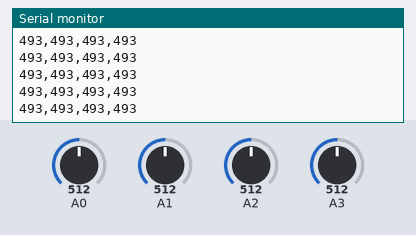
Bench run of a sketch on a simulated Arduino Uno, built with avr-gcc and run on an emulated ATmega328P. On the bench: the last lines printed to the serial monitor. Inputs (shaded band) come from the test bench; at power-on: A0 = 512, A1 = 512, A2 = 512, A3 = 512.

Above: at 1.2 s.
1.3 s: A0 set to 716
At 1.38 s:
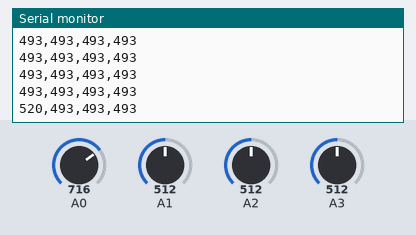
2.8 s: A1 set to 716
At 2.86 s:
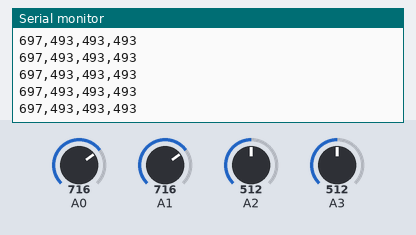
4.3 s: A2 set to 716
At 4.34 s:
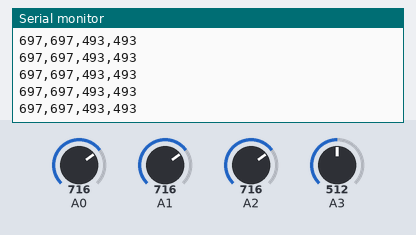
5.8 s: A3 set to 716
At 5.82 s:
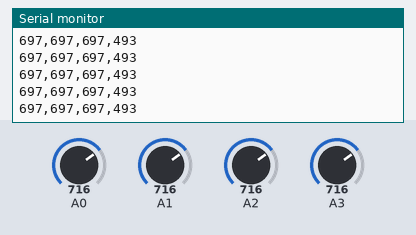
7.3 s: A0 set to 910
At 7.3 s:
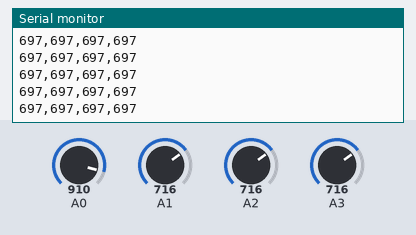
8.8 s: A1 set to 910
At 8.86 s:
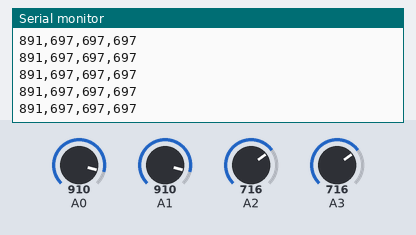
Timing chart, 0 to 11.3 s (numbered marks = the images above; inputs shaded):
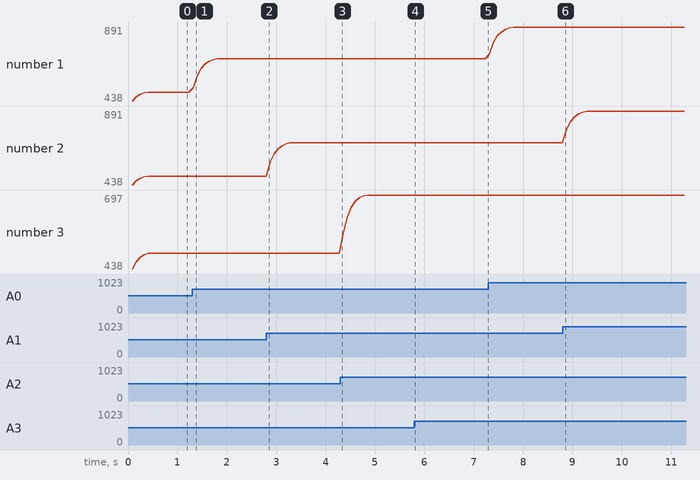

Measured:
- after the input at 1.3 s, the serial monitor: prints a new line at once (image 1)
- plotted number 1: 493 → 697 after the input at 1.3 s, 697 → 891 after the input at 7.3 s

The sketch:

EMG_homebrew_test.ino
```cpp
#include <SoftwareSerial.h>

int outMode = 1;//0: Verbose
                //1: DataPlot Filtered Amplitudes
                //2: DataPlot Envelope
                //3: 4 input pose prediction
                //4: 4 input autocalibration

int sensorValue1 = 0;
int sensorValue2 = 0;
int sensorValue3 = 0;
int sensorValue4 = 0;
int filter1[25];
int filter2[25];
int filter3[25];
int filter4[25];
int clean1 = 0;
int clean2 = 0;
int clean3 = 0;
int clean4 = 0;
float clean_max1 = 0;
float clean_min1 = 1024;
float clean_max2 = 0;
float clean_min2 = 1024;
float clean_max3 = 0;
float clean_min3 = 1024;
float clean_max4 = 0;
float clean_min4 = 1024;

float gestureVals[4][8];
bool calibrated = false;

bool state;
int emg_thresh = 60;

int counter = 0;
int counter2 = 0;

void setup() {
  // declare the ledPin as an OUTPUT:

  Serial.begin(115200);

  //Populate
  filter1[0] = analogRead(A0);
  filter1[1] = analogRead(A0);
  filter1[2] = analogRead(A0);
  filter1[3] = analogRead(A0);
  filter1[4] = analogRead(A0);
  filter1[5] = analogRead(A0);
  filter1[6] = analogRead(A0);
  filter1[7] = analogRead(A0);
  filter1[8] = analogRead(A0);
  filter1[9] = analogRead(A0);

  filter2[0] = analogRead(A1);
  filter2[1] = analogRead(A1);
  filter2[2] = analogRead(A1);
  filter2[3] = analogRead(A1);
  filter2[4] = analogRead(A1);
  filter2[5] = analogRead(A1);
  filter2[6] = analogRead(A1);
  filter2[7] = analogRead(A1);
  filter2[8] = analogRead(A1);
  filter2[9] = analogRead(A1);

  filter3[0] = analogRead(A2);
  filter3[1] = analogRead(A2);
  filter3[2] = analogRead(A2);
  filter3[3] = analogRead(A2);
  filter3[4] = analogRead(A2);
  filter3[5] = analogRead(A2);
  filter3[6] = analogRead(A2);
  filter3[7] = analogRead(A2);
  filter3[8] = analogRead(A2);
  filter3[9] = analogRead(A2);

  filter4[0] = analogRead(A3);
  filter4[1] = analogRead(A3);
  filter4[2] = analogRead(A3);
  filter4[3] = analogRead(A3);
  filter4[4] = analogRead(A3);
  filter4[5] = analogRead(A3);
  filter4[6] = analogRead(A3);
  filter4[7] = analogRead(A3);
  filter4[8] = analogRead(A3);
  filter4[9] = analogRead(A3);


}

void loop() {


  // read the value from the sensor:
  sensorValue1 = analogRead(A0);
  sensorValue2 = analogRead(A1);
  sensorValue3 = analogRead(A2);
  sensorValue4 = analogRead(A3);

  clean1 = filterAverage(sensorValue1, filter1, 20);
  clean2 = filterAverage(sensorValue2, filter2, 20);
  clean3 = filterAverage(sensorValue3, filter3, 20);
  clean4 = filterAverage(sensorValue4, filter4, 20);

  adaptiveMaxMin(clean1, clean_max1, clean_min1);
  adaptiveMaxMin(clean2, clean_max2, clean_min2);
  adaptiveMaxMin(clean3, clean_max3, clean_min3);
  adaptiveMaxMin(clean4, clean_max4, clean_min4);

  if (clean1 >= emg_thresh){state = 1;}
  if (clean1 < emg_thresh) {state = 0;}

  counter += 1;
  counter2 += 1;

  if (counter2 >= 100)
  {
	resetMaxMin(clean1, clean_max1, clean_min1);
    resetMaxMin(clean2, clean_max2, clean_min2);
    resetMaxMin(clean3, clean_max3, clean_min3);
    resetMaxMin(clean4, clean_max4, clean_min4);
  }

  if (counter >= 100)
  {
      counter = 0;

      if (outMode == 0)
      {
          Serial.print("[");
          Serial.print(String(clean1));
          Serial.print("]---[");
          Serial.print("Max: ");
          Serial.print(String(clean_max1));
          Serial.print(". Min: ");
          Serial.print(String(clean_min1));
          Serial.print(". Range: ");
          Serial.print(String(clean_max1 - clean_min1));
          Serial.print(". Raw: ");
          Serial.print(String(sensorValue1));

          if (state == 1)
          {
              Serial.print(". Closed. ");
              //myservo.write(135);
          }
          if (state == 0)
          {
              Serial.print(". Open.   ");
              //myservo.write(45);
          }

          Serial.print("Error: ");
          Serial.print(String(sensorValue1 - clean1));
          Serial.print("]\n");
      }

      if (outMode == 1)
      {
          Serial.print(String(clean1));Serial.print(",");
          Serial.print(String(clean2));Serial.print(",");
          Serial.print(String(clean3));Serial.print(",");
          Serial.print(String(clean4));Serial.print("\n");
      }

      if (outMode == 2)
      {
          Serial.print(String(clean_max1));Serial.print(",");
		  Serial.print(String(clean_min1));Serial.print(",");
          Serial.print(String(clean_max2));Serial.print(",");
		  Serial.print(String(clean_min2));Serial.print(",");
		  Serial.print(String(clean_max3));Serial.print(",");
		  Serial.print(String(clean_min3));Serial.print(",");
		  Serial.print(String(clean_max4));Serial.print(",");
		  Serial.print(String(clean_min4));Serial.print("\n");
      }

      if (outMode == 3)
      {
          if (clean_max1 <= 125 && clean_min1 >= 60 && clean_max2 <= 125 && clean_min2 >= 60 && clean_max3 <= 100 && clean_min3 >= 40 && clean_max4 <= 300 && clean_min4 >= 175)
          {
              Serial.println("Index");
          }
          if (clean_max1 <= 325 && clean_min1 >= 190 && clean_max2 <= 350  && clean_min2 >= 210 && clean_max3 <= 400 && clean_min3 >= 250 && clean_max4 <= 600 && clean_min4 >= 250)
          {
              Serial.println("Middle");
          }
          if (clean_max1 <= 230 && clean_min1 >= 130  && clean_max2 <= 250 && clean_min2 >= 110 && clean_max3 <= 100 && clean_min3 >= 25 && clean_max4 <= 250 && clean_min4 >= 160)
          {
              Serial.println("Middle, index and thumb(pinching)");
          }
          if (clean_max1 <= 900 && clean_min1 >= 500 && clean_max2 <= 300 && clean_min2 >= 100 && clean_max3 <= 200 && clean_min3 >= 0 && clean_max4 <= 700 && clean_min4 >= 300)
          {
              Serial.println("Ring");
          }

          /*if (clean_max1 <= 100 && clean_min1 >= 50 && clean_max2 <= 80 && clean_min2 >= 60 && clean_max3 <= 45 && clean_min3 >= 10 && clean_max4 <= 250 && clean_min4 >= 125)
          {
              Serial.println("thumb and index");
          }
          if (clean_max1 <= 125 && clean_min1 >= 60 && clean_max2 <= 105 && clean_min2 >= 60 && clean_max3 <= 80 && clean_min3 >= 40 && clean_max4 <= 425 && clean_min4 >= 300)
          {
              Serial.println("thumb, middle, and index");
          }

          if (clean_max1 <= 500 && clean_min1 >= 300 && clean_max2 <= 200 && clean_min2 >= 100 && clean_max3 <= 100 && clean_min3 >= 30 && clean_max4 <= 300 && clean_min4 >= 150)
          {
              Serial.println("whole hand closed");
          }
          */
          if (clean_max1 <= 150 && clean_max2 <= 150 && clean_max3 <= 150 && clean_max4 <= 150 )
          {
              Serial.println("open");
          }
         //Serial.println("Max1="+String(clean_max1)+"Min1="+String(clean_min1)+"Max2="+String(clean_max2)+"Min2="+String(clean_min2)+"Max3="+String(clean_max3)+"Min3="+String(clean_min3)+"Max4="+String(clean_max4)+"Min4="+String(clean_min4));
      }

      if (outMode == 3)
      {
          if (calibrated == false)
          {

          }
          if (calibrated == true)
          {
          }
      }
   }
}


/* int filterAverage(int raw, int data[], int len)
|
| Description: Returns filtered value based on averaging against previous values.
|
| raw:    The value to be filtered.
| data[]: Array to server as a buffer for previous values.
| len:    Number of elements to include in average. MUST be smaller or equal to the size of data[]!
*/
int filterAverage(int raw, int data[], int len)
{
    int i = 0;
    int sum = 0;

    while (i < len)
    {
        data[len-(i+1)] = data[len-(i+2)];
        i++;
    }

    data[0] = raw;

    i = 0;
    while (i < len)
    {
        sum += data[i];
        i++;
    }

    data[0] = sum/len;

    return data[0];
}

int filterWeighted(int raw, int data[], int len)
{
	double sum=0;
	double weight[len];//Figure out how to replace this!!!
	double weightSum=0;
        int foo = 0;


	// Move everything to the end. This may be backwards. Need to recheck soon.
	for(int i=0; i < len; i++)
        {
		data[len-(i+1)] = data[len-i+2];
        }

	data[0] = raw;


	//Fill the weights
	for(int i=len; i > 0; i--,foo++)
	{
		weight[i] = 1/len-foo;
	}

	// Sum everything
	for(int i=0; i < 0; i++)
	{
		sum       += weight[i] * (double)data[i];
		weightSum += weight[i];
	}

	return (int)(sum/weightSum);
}


void analogMaxMin(int value, float& value_max, float& value_min)
{
    if (value > value_max){value_max = value;}
    if (value < value_min){value_min = value;}
}
void analogMaxMin(int value, int& value_max, int& value_min)
{
    if (value > value_max){value_max = value;}
    if (value < value_min){value_min = value;}
}

void adaptiveMaxMin(int value, float& value_max, float& value_min)
{
    value_max -= 0.1f;
    value_min += 0.1f;
    //if (value > value_max){value_max += 0.5f;}
    //if (value < value_min){value_min -= 0.5f;}
    if (value > value_max){value_max = value;}
    if (value < value_min){value_min = value;}
}

void resetMaxMin(int value, float& value_max, float& value_min)
{
	value_max = value;
	value_min = value;
}
```
